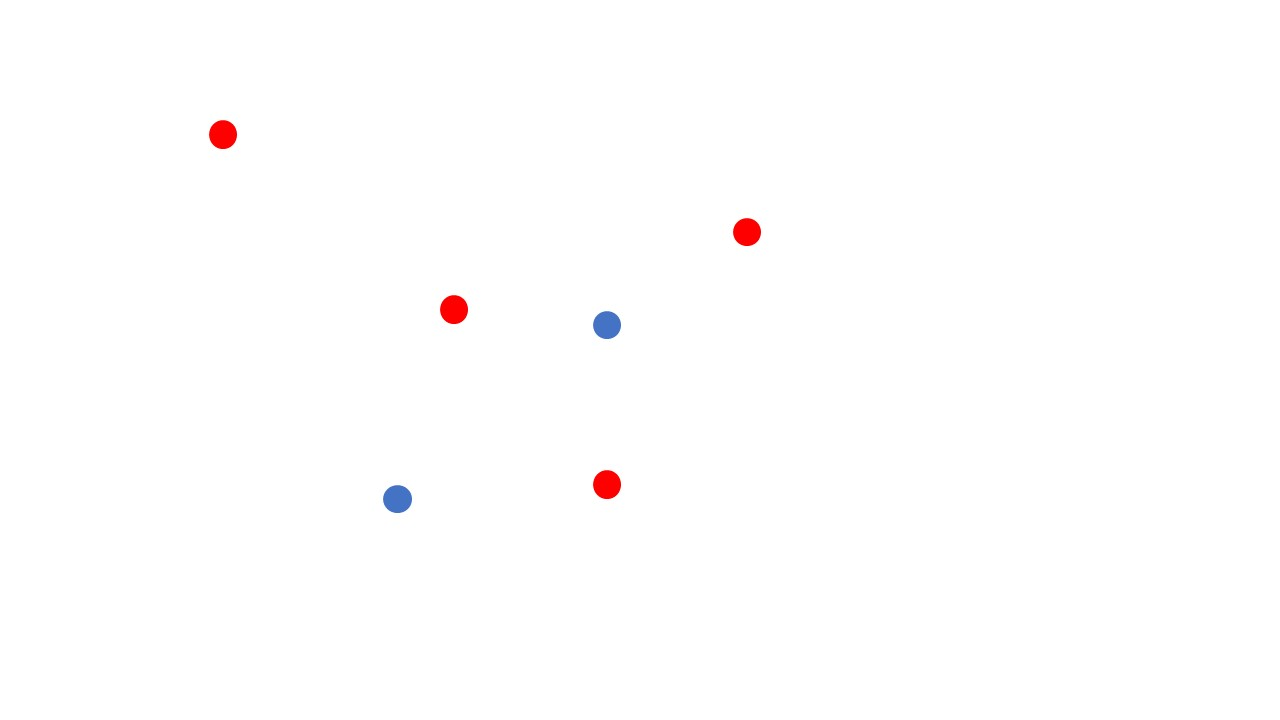
#> input picture circle.jpg, 1280 x 720 px
$ jupyter execute circle_test.ipynb
#> lines starting #> are read from the running program, lines starting #| are printed output that depends on the picture; after the words box and inside, x2 and y2 are one past the last pixel; in counts of white or black regions, pixels touching at a corner belong together
[cell 1]
import cv2
import numpy as np
import matplotlib.pyplot as plt

[cell 2]
img = cv2.imread('circle.jpg')
#> img is the input picture: shape (720, 1280, 3); mean B, G, R 254.2, 254.1, 254.7
cv2.imshow("img", img)
cv2.waitKey(0)
cv2.destroyAllWindows()

[cell 3]
hsv = cv2.cvtColor(img, cv2.COLOR_BGR2HSV)
#> hsv: shape (720, 1280, 3); mean H, S, V 0.8, 0.9, 254.9

青が最もキャッチしやすい

[cell 4]
dst = cv2.inRange(hsv, (100, 50, 10), (130, 255, 255))
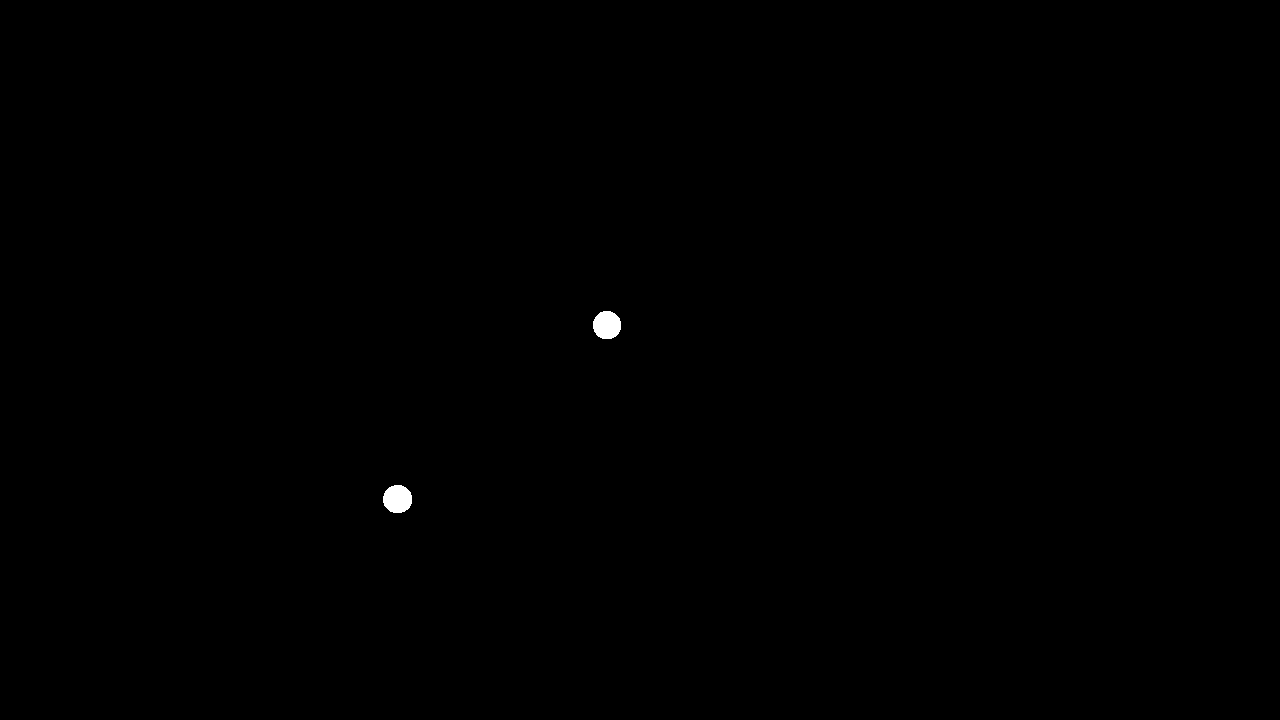
#> dst: shape (720, 1280); 0.14% white; 2 white regions, box (x1, y1, x2, y2) and area: (383, 485, 412, 513) 651, (593, 311, 621, 339) 632
cv2.imshow("dst", dst)
cv2.waitKey(0)
cv2.destroyAllWindows()

[cell 5]
nLabels, labelImage, stats, centroids = cv2.connectedComponentsWithStats(dst)
#> labelImage: shape (720, 1280) int32; 3 distinct labels, from 0 to 2
#> nLabels = 3; stats = [[0, 0, 1280, 720, 920317], [593, 311, 28, 28, 632], [383, 485, 29, 28, 651]]; centroids = [[639.7, 359.4], [606.5, 324.7], [397.1, 498.6]]

[cell 6]
nLabels
#> Out = 3

[cell 7]
labelImage

[cell 8]
stats   #x,y
#> Out has the same summary as stats

[cell 9]
stats[1][0]
#> Out = 593
